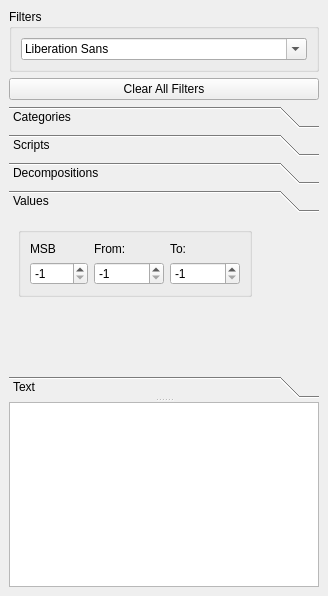
<?xml version="1.0" encoding="UTF-8"?>
<ui version="4.0">
 <class>DockCharmap</class>
 <widget class="QDockWidget" name="DockCharmap">
  <property name="geometry">
   <rect>
    <x>0</x>
    <y>0</y>
    <width>328</width>
    <height>596</height>
   </rect>
  </property>
  <property name="windowTitle">
   <string>Font Selector</string>
  </property>
  <widget class="QWidget" name="dockWidgetContents">
   <layout class="QGridLayout" name="gridLayout_2">
    <item row="2" column="0">
     <widget class="QSplitter" name="splitter">
      <property name="orientation">
       <enum>Qt::Orientation::Vertical</enum>
      </property>
      <widget class="QToolBox" name="toolBoxFilters">
       <property name="currentIndex">
        <number>3</number>
       </property>
       <widget class="QWidget" name="pageCategories">
        <property name="geometry">
         <rect>
          <x>0</x>
          <y>0</y>
          <width>310</width>
          <height>132</height>
         </rect>
        </property>
        <attribute name="label">
         <string>Categories</string>
        </attribute>
        <layout class="QVBoxLayout" name="verticalLayout_4">
         <item>
          <widget class="QListView" name="listViewCategories">
           <property name="selectionMode">
            <enum>QAbstractItemView::SelectionMode::MultiSelection</enum>
           </property>
           <property name="modelColumn">
            <number>0</number>
           </property>
          </widget>
         </item>
        </layout>
       </widget>
       <widget class="QWidget" name="pageScripts">
        <property name="geometry">
         <rect>
          <x>0</x>
          <y>0</y>
          <width>310</width>
          <height>132</height>
         </rect>
        </property>
        <attribute name="label">
         <string>Scripts</string>
        </attribute>
        <layout class="QVBoxLayout" name="verticalLayout_3">
         <item>
          <widget class="QListView" name="listViewScripts">
           <property name="selectionMode">
            <enum>QAbstractItemView::SelectionMode::MultiSelection</enum>
           </property>
          </widget>
         </item>
        </layout>
       </widget>
       <widget class="QWidget" name="pageDecompositions">
        <property name="geometry">
         <rect>
          <x>0</x>
          <y>0</y>
          <width>310</width>
          <height>132</height>
         </rect>
        </property>
        <attribute name="label">
         <string>Decompositions</string>
        </attribute>
        <layout class="QVBoxLayout" name="verticalLayout_2">
         <item>
          <widget class="QListView" name="listViewDecompositions">
           <property name="selectionMode">
            <enum>QAbstractItemView::SelectionMode::MultiSelection</enum>
           </property>
          </widget>
         </item>
        </layout>
       </widget>
       <widget class="QWidget" name="pageMSB">
        <property name="geometry">
         <rect>
          <x>0</x>
          <y>0</y>
          <width>310</width>
          <height>132</height>
         </rect>
        </property>
        <attribute name="label">
         <string>Values</string>
        </attribute>
        <layout class="QGridLayout" name="gridLayout_3">
         <item row="0" column="0">
          <widget class="QGroupBox" name="groupBoxValueFilter">
           <property name="title">
            <string/>
           </property>
           <layout class="QGridLayout" name="gridLayout">
            <item row="0" column="0">
             <widget class="QLabel" name="labelMSB">
              <property name="text">
               <string>MSB</string>
              </property>
             </widget>
            </item>
            <item row="0" column="1">
             <widget class="QLabel" name="labelUnicodeFrom">
              <property name="text">
               <string>From:</string>
              </property>
             </widget>
            </item>
            <item row="0" column="2">
             <widget class="QLabel" name="labelUnicodeTo">
              <property name="text">
               <string>To:</string>
              </property>
             </widget>
            </item>
            <item row="1" column="0">
             <widget class="QSpinBox" name="spinBoxMSB">
              <property name="minimumSize">
               <size>
                <width>50</width>
                <height>0</height>
               </size>
              </property>
              <property name="minimum">
               <number>-1</number>
              </property>
              <property name="maximum">
               <number>65535</number>
              </property>
              <property name="value">
               <number>-1</number>
              </property>
             </widget>
            </item>
            <item row="1" column="1">
             <widget class="QSpinBox" name="spinBoxUnicodeFrom">
              <property name="minimumSize">
               <size>
                <width>70</width>
                <height>0</height>
               </size>
              </property>
              <property name="minimum">
               <number>-1</number>
              </property>
              <property name="value">
               <number>-1</number>
              </property>
             </widget>
            </item>
            <item row="1" column="2">
             <widget class="QSpinBox" name="spinBoxUnicodeTo">
              <property name="minimumSize">
               <size>
                <width>70</width>
                <height>0</height>
               </size>
              </property>
              <property name="minimum">
               <number>-1</number>
              </property>
              <property name="value">
               <number>-1</number>
              </property>
             </widget>
            </item>
           </layout>
          </widget>
         </item>
         <item row="0" column="1">
          <spacer name="horizontalSpacer">
           <property name="orientation">
            <enum>Qt::Orientation::Horizontal</enum>
           </property>
           <property name="sizeHint" stdset="0">
            <size>
             <width>60</width>
             <height>20</height>
            </size>
           </property>
          </spacer>
         </item>
         <item row="1" column="0">
          <spacer name="verticalSpacer">
           <property name="orientation">
            <enum>Qt::Orientation::Vertical</enum>
           </property>
           <property name="sizeHint" stdset="0">
            <size>
             <width>20</width>
             <height>75</height>
            </size>
           </property>
          </spacer>
         </item>
        </layout>
       </widget>
       <widget class="QWidget" name="pageText">
        <property name="geometry">
         <rect>
          <x>0</x>
          <y>0</y>
          <width>310</width>
          <height>132</height>
         </rect>
        </property>
        <attribute name="label">
         <string>Text</string>
        </attribute>
        <layout class="QVBoxLayout" name="verticalLayout">
         <item>
          <widget class="QPlainTextEdit" name="plainTextEditFilter"/>
         </item>
        </layout>
       </widget>
      </widget>
      <widget class="QTableView" name="tableViewCharmap"/>
     </widget>
    </item>
    <item row="0" column="0">
     <widget class="QGroupBox" name="groupBoxFilters">
      <property name="title">
       <string>Filters</string>
      </property>
      <layout class="QVBoxLayout" name="verticalLayout_5">
       <item>
        <widget class="QFontComboBox" name="fontComboBox"/>
       </item>
      </layout>
     </widget>
    </item>
    <item row="1" column="0">
     <widget class="QPushButton" name="pushButtonClearFilters">
      <property name="text">
       <string>Clear All Filters</string>
      </property>
     </widget>
    </item>
   </layout>
  </widget>
 </widget>
 <resources/>
 <connections/>
</ui>
